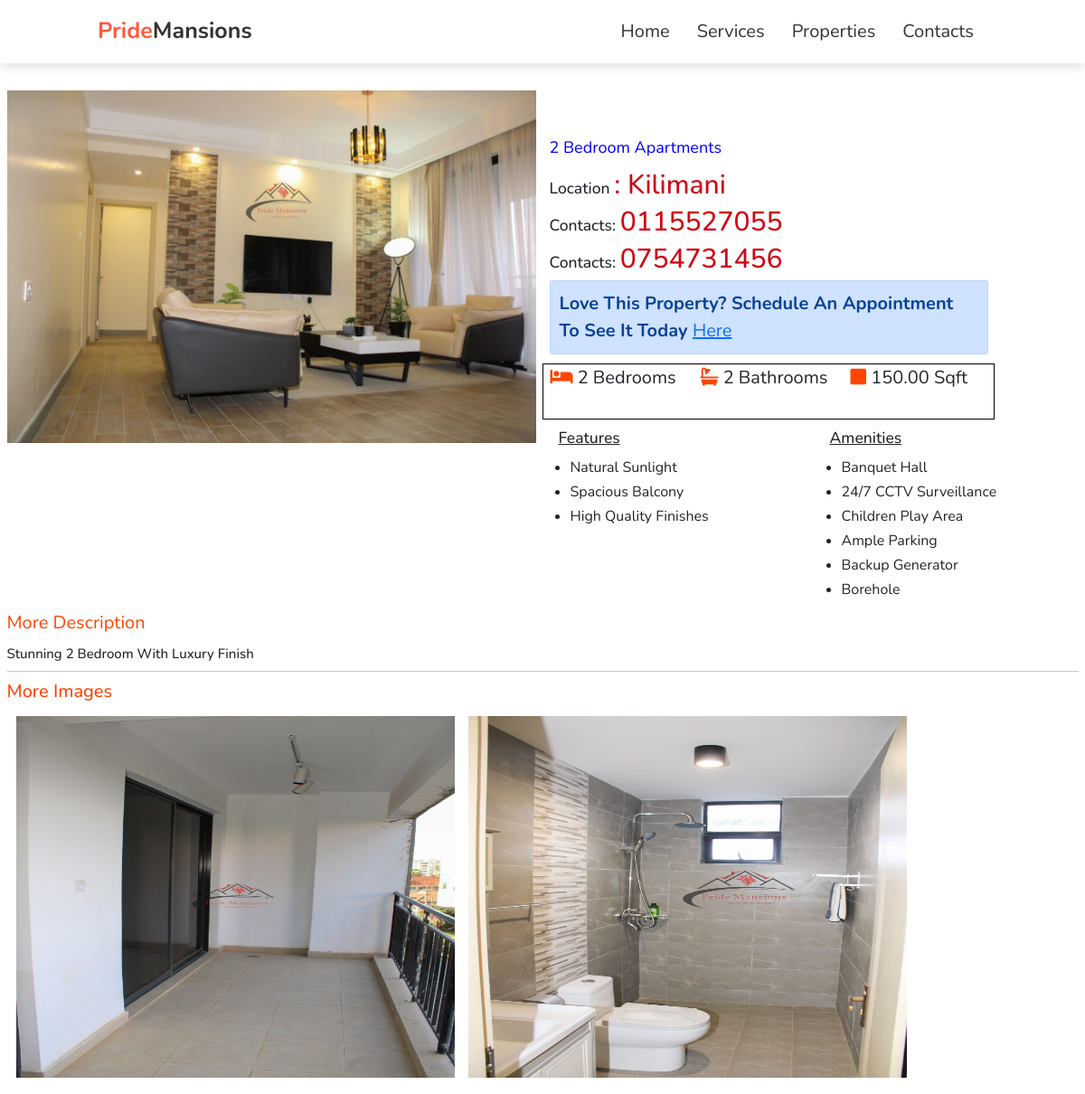
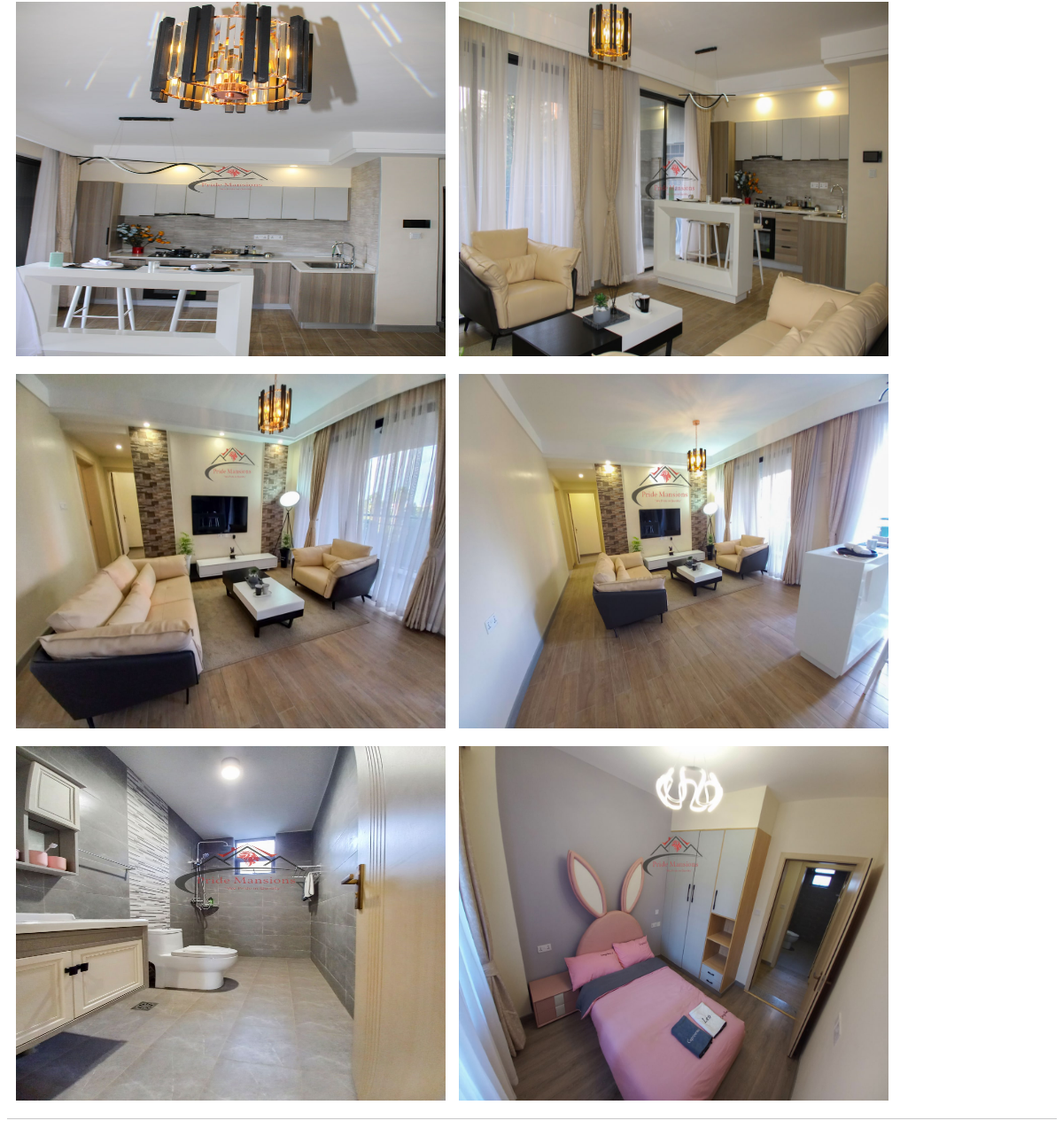
Page /details/8/ on the committed database (2 pictures, top to bottom).
### base/models.py (models this page shows, shortened)
class Property(models.Model):
    name=models.CharField(max_length=200)
    price=models.IntegerField(default=0)
    description=models.TextField()
    location=models.ForeignKey(Location,on_delete=models.SET_NULL,null=True)
    image=models.ImageField(upload_to="images")
    area=models.DecimalField(max_digits=9,decimal_places=2)
    bedroom=models.IntegerField()
    bathrooms=models.IntegerField()
    Use=models.TextChoices("Use","Rent Sell")
    usage=models.CharField(max_length=100,blank=False,choices=Use.choices)
    owner=models.ForeignKey(Owners,on_delete=models.SET_NULL,null=True)
    amenities=models.TextField(blank=True)
    features=models.TextField(blank=True)

class Location(models.Model):
    location=models.CharField(max_length=100)
    def __str__(self):
        return self.location

class Owners(models.Model):
    email=models.EmailField()
    phone1=models.CharField(max_length=15)
    phone2=models.CharField(max_length=15,blank=True)
    companyname=models.CharField(max_length=100,blank=True)

class PropertyImage(models.Model):
    image=models.ImageField(upload_to="images")
    property=models.ForeignKey(Property,default=None,on_delete=models.SET_NULL,null=True)

### base/views.py (the view)
# urls.py: path("details/<str:pk>/",views.details,name="details"),
def details(request,pk):
    form=CommentForm()
    if request.method == "POST":
        form=CommentForm(request.POST)
        if form.is_valid():
            form.save()
            return redirect('details')
    propertyItem=Property.objects.get(id=pk)
    features=Property.objects.filter(id=pk).values_list('features',flat=True)
    f_list=list(features)
    fin=list(f_list[0].split("."))
    print(fin[0])
    amenities=Property.objects.filter(id=pk).values_list('amenities',flat=True)
    amenities_set=list(amenities)
    amenities_list=list(amenities_set[0].split("."))
    imageList=propertyItem.propertyimage_set.all()
    context={
        "propertyItem":propertyItem,
        "form":form,
        "images":imageList,
        "features":fin,
        "amenities":amenities_list
    }
    return render(request,"base/details.html",context)

### base/templates/base/details.html (shortened to what this page needs)
{% load static %}
<!DOCTYPE html>
<html lang="en">
<head>
    <link rel="stylesheet" href="https://cdnjs.cloudflare.com/ajax/libs/font-awesome/5.15.3/css/all.min.css">
    <link rel="stylesheet" href="{% static 'base/styles/style.css' %}">
    <link rel="stylesheet" href="{% static 'base/styles/details.css' %}">
    <link href="https://cdn.jsdelivr.net/npm/bootstrap@5.0.2/dist/css/bootstrap.min.css" rel="stylesheet">
    <link rel="stylesheet" href="https://cdnjs.cloudflare.com/ajax/libs/
font-awesome/5.15.2/css/all.min.css"/>
</head>
<body>
    {% include 'base/include/navbar.html' %}
        <div class="container-fluid" id="details-wrapper">
            <div class="row">
                <div class="col-lg-6 col-sm-12">
                    <img src="{{propertyItem.image.url}}" alt="">
                </div>
                <div class="col-lg-6 col-sm-12">
                    <div class="row" id="more-description">
                        <p class="desc-name">
                            {{propertyItem.name}}
                        </p>
                        <h3> Location <span class="location">: {{propertyItem.location}}</span></h3>
                        <h3>Contacts: <span class="location">{{propertyItem.owner.phone1}}</span> </h3>
                        <h3>Contacts: <span class="location">{{propertyItem.owner.phone2}}</span> </h3>
                    </div>
                    <div class="row">
                        <div class="col-lg-10 col-sm-12">
                            <div class="alert alert-primary" role="alert">
                                <strong>Love This Property? Schedule an appointment to see it today </strong><a href="mailto:{{propertyItem.owner.email}}?subject=Site%20Visit%20Booking" id="here"><span id="request">here<span></a>
                            </div>
                            <div class="row" id="property-features">
                                <div class="col-lg-4 col-sm-12" id="bed">
                                    <p><i class="fa fa-bed" aria-hidden="true"></i> {{propertyItem.bedroom}} bedrooms</p>
                                </div>
                                <div class="col-lg-4 col-sm-12" id="bed">
                                    <p><i class="fa fa-bath" aria-hidden="true"></i> {{propertyItem.bathrooms}} bathrooms</p>
                                </div>
                                <div class="col-lg-4 col-sm-12" id="bed">
                                    <p><i class="fa fa-square" aria-hidden="true"></i> {{propertyItem.area}} sqft</p>
                                </div>
                            </div>
                        </div>
                    </div>
                    <div class="row">
                        <div class="col-lg-6 col-sm-12">
                            <h3 style="margin: 10px; text-decoration: underline;">Features</h3>
                            <ol class="feat">
                                {% for feature in features %}
                                <li style="font-size: 16px;margin: 3px; list-style-type: disc;">{{feature}}</li>
                                {% endfor %}
                                </ol>
                        </div>
                        <div class="col-lg-6 col-sm-12">
                            <h3 style="margin: 10px; text-decoration: underline; ">Amenities</h3>
                            <ol class="feat">
                                {% for amenity in amenities %}
                                <li style="font-size: 16px;margin: 3px; list-style-type: disc;">{{amenity}}</li>
                                {% endfor %}
                                </ol>
                        </div>
                    </div>
                </div>
            </div>
        </div>
    <div class="container-fluid">
        <div class="row-lg-6 row-sm-12">
            <p id="more-desc">More description</p>
            <h4>{{propertyItem.description}}</h4>
        </div>
    </div>
    <div class="container-fluid" id="more-images">
        <hr>
        <div class="row">
            <h4 id="more-desc">More Images</h4>
            {% for item in images%}
            <div class="col-lg-4 col-md-6 col-sm-12" style="width: 500px;">
                <img src="{{item.image.url}}" class="image-detail" style="margin: 10px; height: 400px; ">
            </div>
            {% endfor %}
        </div>
        <hr>
    </div>
</body>
</html>

### base/static/base/styles/style.css (style rules this page uses)
:root { --red: #ff5a3c; --light-red: #f9edeb; }
* { font-family: 'Nunito', sans-serif; margin: 0; padding: 0; box-sizing: border-box; outline: none; border: none; text-decoration: none; text-transform: capitalize; }
html { font-size: 62.5%; overflow-x: hidden; scroll-behavior: smooth; scroll-padding-top: 7rem; }
body { background: #f7f7f7; }
h1, h2, h3, h4, h5 { margin: 0; padding: 0; }
p { margin: 0 0 1rem; }

### base/static/base/styles/details.css (style rules this page uses)
#details-wrapper { width: 100%; height: 100%; align-items: center; justify-content: center; margin-top: 100px; }
.row img { width: 100%; }
#more-description { margin-top: 50px; }
.desc-name { margin-top: 100px; color: blue; font-size: large; }
.location { color: rgb(206, 7, 23); font-size: 30px; }
.alert { font-size: 20px; }
#bed { font-size: 20px; }
#bed i { color: orangered; }
#property-features { border: 1px solid black; padding-bottom: 20px; }
#more-desc { font-size: 20px; color: orangered; }
#more-images { margin-bottom: 50px; }
.image-detail { height: 400px; }
.feat li { font-size: 30px; }

### rows in the picture
Property: image (picture), name "2 Bedroom Apartments", location "Kilimani", owner.phone1 "0115527055", owner.phone2 "0754731456", bedroom "2", bathrooms "2", area "150.00", description "Stunning 2 Bedroom With Luxury Finish"
PropertyImage: image (picture)
PropertyImage: image (picture)
PropertyImage: image (picture)
PropertyImage: image (picture)
PropertyImage: image (picture)
PropertyImage: image (picture)
PropertyImage: image (picture)
PropertyImage: image (picture)

### other values in the picture
{{ feature }} "Natural Sunlight" "Spacious Balcony" "High Quality Finishes"
{{ amenity }} "Banquet Hall" "24/7 CCTV Surveillance" "Children Play Area" "Ample Parking" "Backup Generator" "Borehole"
